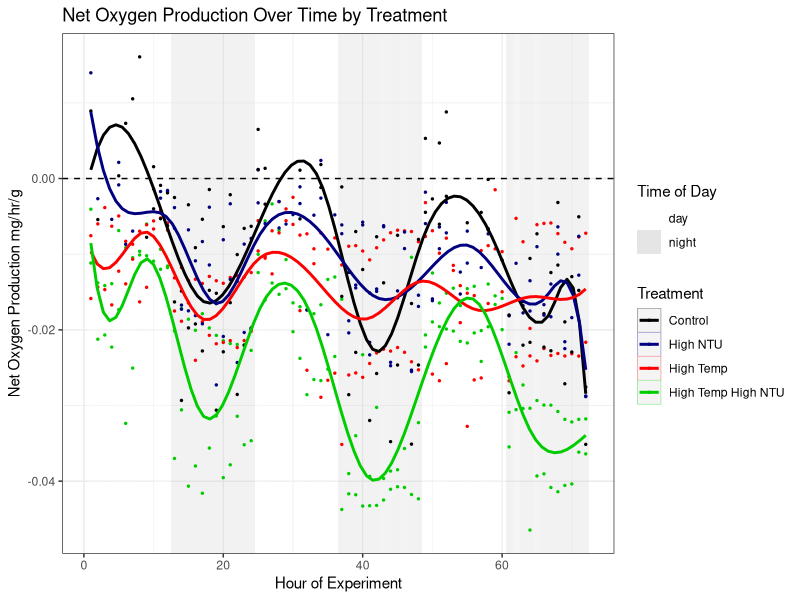
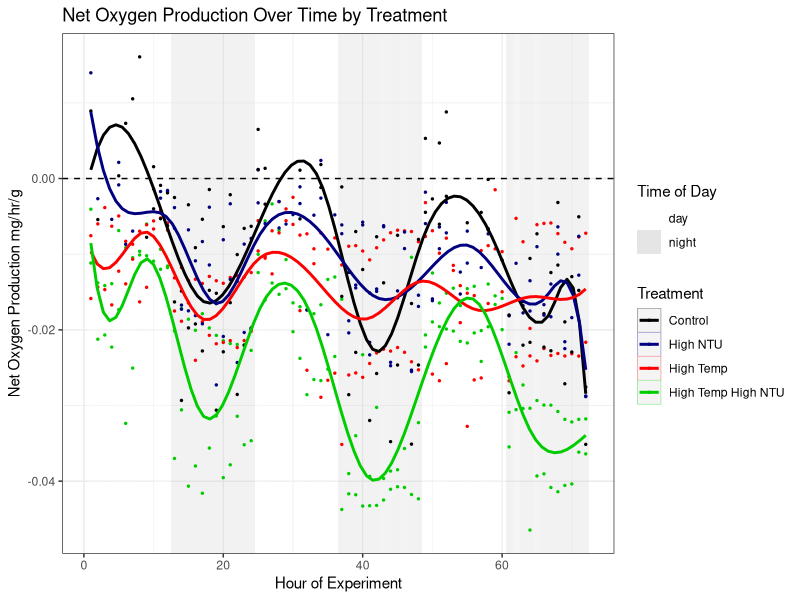

The R script that drew these images, in order:
## ---- chunk 1
datos <- read.csv("CorrectedTrial8NoBG.csv")
## ---- chunk 2
class(datos$Time.of.Day) #It's character
#And let's check to make sure there are only 2 categories
unique(datos$Time.of.Day) #Only 2 types, which is perfect
noche <- datos[ which(datos$Time.of.Day == "night"), ]
dia <- datos[ which(datos$Time.of.Day == "day"), ]

#And now we check that dia didn't end up with any hours it shouldn't
unique(dia$Hour) #Doesn't look like it did
## ---- chunk 3
library(dplyr) #The package we need to find max by chamber

#Getting our new data
night.max <- noche %>%
  group_by(Chamber) %>%
  summarise(max = max(MO2.no.Background.Correction, na.rm=TRUE))
## ---- chunk 4
colnames(night.max)[2] <- "Max.Dark.MO2"
## ---- chunk 5
night.max$Max.Dark.MO2[night.max$Max.Dark.MO2<0] <- 0
## ---- chunk 6
calc <- merge(datos, night.max, by = "Chamber")
## ---- chunk 7
calc$MO2.from.Dark.Max <- calc$MO2.no.Background.Correction - calc$Max.Dark.MO2
## ---- chunk 8
unique(calc$Treatment) #Alright. Looks like we need to get rid of some excess white
#space
library(stringr) #The package we need 
calc$Treatment <- str_trim(calc$Treatment, side = c("both"))
unique(calc$Treatment) #Better
## ---- chunk 9
#We'll need ggplot for graphing and dplyr for knitting
library(ggplot2)
library(dplyr)

#Our plot
dibujo <- ggplot(calc, aes(x= Hour, y= MO2.from.Dark.Max, 
                 color= as.factor(Treatment))) +
  geom_tile(aes(x=Hour, y= 0.015, color = NULL, fill= Time.of.Day), width = 1, height = Inf, alpha = 0.05) +
  #makes tiles that are 1 unit wide and with their fill controlled by time of day. alpha of 0.05 makes them
  #somewhat translucent. Color=Null means no outlines only fill. Inf height means they fill the whole graph.
  scale_fill_manual("Time of Day", values=c("white", "gray90"), 
                    guide = guide_legend(override.aes = list(alpha = 1 )))+
  geom_hline(yintercept = 0, color = "black", linetype = "dashed")+
  #Lets us control what colors the fill are. Also lets us make the legend more intense than the treatment
  #bars
  geom_point(size = 0.5)+
  #makes the points smaller, which is good, because there are a lot of them
  scale_color_manual("Treatment", 
                     values = c("black", "#000080", "#FF0000", "#00CD00"))+
  #Lets us control the point and line color, which is nice
  geom_smooth(method = lm, formula = y ~ splines::bs(x, 11), se = FALSE)+
  #Gives us smooth lines with some accounting for cycles
  #scale_y_continuous(limits = c(-0.1, 0.15))+
  #makes the scale consistent with other graphs
    ylab("Net Oxygen Production mg/hr/g")+
  xlab("Hour of Experiment")+
  ggtitle("Net Oxygen Production Over Time by Treatment")+
  theme_bw()
## ---- chunk 10
dibujo
## ---- chunk 11
ggsave(dibujo, 
       filename = "Trial8CorrectedRespirometry.png",
       device = "png")
